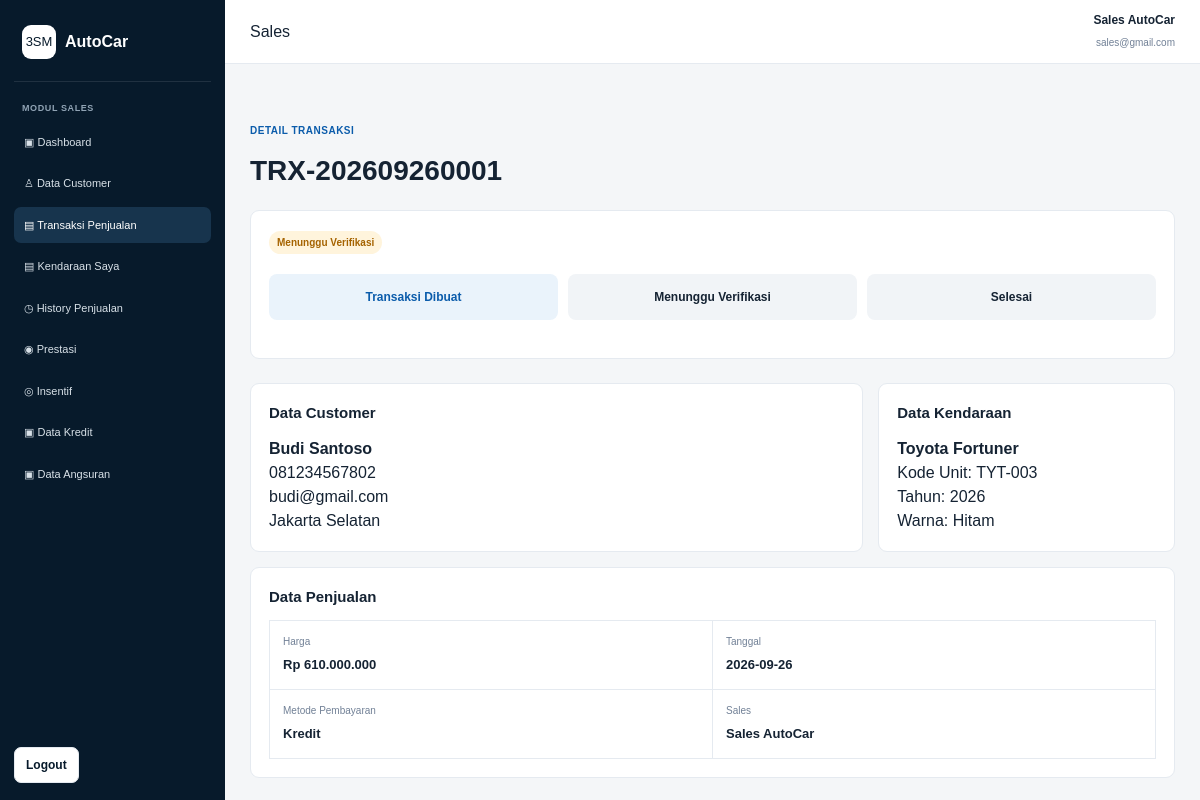
/sales/detail_transaksi.php?id=2 (signed in), run on the app's committed database.
### tables this page shows
CREATE TABLE penjualan (
    id_penjualan INT AUTO_INCREMENT PRIMARY KEY,
    no_transaksi VARCHAR(50) NOT NULL UNIQUE,
    id_customer INT NOT NULL,
    id_sales INT NOT NULL,
    id_kendaraan INT NOT NULL,
    harga DECIMAL(15,2) NOT NULL DEFAULT 0,
    tanggal DATE NOT NULL,
    metode_pembayaran ENUM('Cash','Transfer','Kredit') NOT NULL,
    status ENUM('Menunggu Verifikasi','Selesai','Ditolak') NOT NULL DEFAULT 'Menunggu Verifikasi',
    dp DECIMAL(15,2) NOT NULL DEFAULT 0,
    tenor INT NOT NULL DEFAULT 0,
    bunga_tahunan DECIMAL(5,2) NOT NULL DEFAULT 0,
    pokok_pinjaman DECIMAL(15,2) NOT NULL DEFAULT 0,
    total_bunga DECIMAL(15,2) NOT NULL DEFAULT 0,
    total_kredit DECIMAL(15,2) NOT NULL DEFAULT 0,
    angsuran_per_bulan DECIMAL(15,2) NOT NULL DEFAULT 0,
    created_at TIMESTAMP DEFAULT CURRENT_TIMESTAMP,
    CONSTRAINT fk_penjualan_customer
        FOREIGN KEY (id_customer) REFERENCES customer(id_customer)
        ON UPDATE CASCADE ON DELETE RESTRICT,
    CONSTRAINT fk_penjualan_sales
        FOREIGN KEY (id_sales) REFERENCES sales(id_sales)
        ON UPDATE CASCADE ON DELETE RESTRICT,
    CONSTRAINT fk_penjualan_kendaraan
        FOREIGN KEY (id_kendaraan) REFERENCES kendaraan(id_kendaraan)
        ON UPDATE CASCADE ON DELETE RESTRICT
);

CREATE TABLE customer (
    id_customer INT AUTO_INCREMENT PRIMARY KEY,
    nama VARCHAR(100) NOT NULL,
    email VARCHAR(100) DEFAULT NULL,
    no_hp VARCHAR(20) DEFAULT NULL,
    alamat TEXT DEFAULT NULL,
    created_at TIMESTAMP DEFAULT CURRENT_TIMESTAMP
);

CREATE TABLE merek (
    id_merek INT AUTO_INCREMENT PRIMARY KEY,
    nama_merek VARCHAR(100) NOT NULL UNIQUE
);

CREATE TABLE tipe_kendaraan (
    id_tipe INT AUTO_INCREMENT PRIMARY KEY,
    nama_tipe VARCHAR(100) NOT NULL,
    id_merek INT DEFAULT NULL,
    CONSTRAINT fk_tipe_merek
        FOREIGN KEY (id_merek) REFERENCES merek(id_merek)
        ON UPDATE CASCADE ON DELETE SET NULL
);

CREATE TABLE kendaraan (
    id_kendaraan INT AUTO_INCREMENT PRIMARY KEY,
    kode_unit VARCHAR(30) NOT NULL UNIQUE,
    id_merek INT NOT NULL,
    id_tipe INT NOT NULL,
    tahun YEAR NOT NULL,
    warna VARCHAR(50) DEFAULT NULL,
    harga DECIMAL(15,2) NOT NULL DEFAULT 0,
    foto VARCHAR(255) DEFAULT NULL,
    status ENUM('TERSEDIA','DIPROSES','TERJUAL') NOT NULL DEFAULT 'TERSEDIA',
    deskripsi TEXT DEFAULT NULL,
    created_at TIMESTAMP DEFAULT CURRENT_TIMESTAMP,
    CONSTRAINT fk_kendaraan_merek
        FOREIGN KEY (id_merek) REFERENCES merek(id_merek)
        ON UPDATE CASCADE ON DELETE RESTRICT,
    CONSTRAINT fk_kendaraan_tipe
        FOREIGN KEY (id_tipe) REFERENCES tipe_kendaraan(id_tipe)
        ON UPDATE CASCADE ON DELETE RESTRICT
);

CREATE TABLE sales (
    id_sales INT AUTO_INCREMENT PRIMARY KEY,
    id_user INT NOT NULL UNIQUE,
    nama VARCHAR(100) NOT NULL,
    email VARCHAR(100) NOT NULL,
    no_hp VARCHAR(20) DEFAULT NULL,
    tanggal_bergabung DATE DEFAULT NULL,
    status ENUM('Aktif','Tidak Aktif') NOT NULL DEFAULT 'Aktif',
    created_at TIMESTAMP DEFAULT CURRENT_TIMESTAMP,
    CONSTRAINT fk_sales_user
        FOREIGN KEY (id_user) REFERENCES users(id_user)
        ON UPDATE CASCADE ON DELETE RESTRICT
);

### config/helpers.php (called while the page is built, shortened)
<?php
function e($value)
{
    return htmlspecialchars((string)$value, ENT_QUOTES, 'UTF-8');
}
function rupiah($angka)
{
    return "Rp " . number_format((float)$angka, 0, ',', '.');
}
function status_transaksi_class($status)
{
    switch ($status) {
        case 'Menunggu Verifikasi':
            return 'badge badge-warning';
    }
}
?>

### sales/detail_transaksi.php (the view, shortened to what this page needs)
<?php
include "../config/koneksi.php";
include "header.php";
$id = (int)($_GET['id'] ?? 0);
$query = "SELECT p.*, c.nama customer,c.email,c.no_hp,c.alamat,
          s.nama sales,
          k.kode_unit,k.tahun,k.warna,
          m.nama_merek,t.nama_tipe
          FROM penjualan p
          INNER JOIN customer c ON p.id_customer=c.id_customer
          INNER JOIN sales s ON p.id_sales=s.id_sales
          INNER JOIN kendaraan k ON p.id_kendaraan=k.id_kendaraan
          INNER JOIN merek m ON k.id_merek=m.id_merek
          INNER JOIN tipe_kendaraan t ON k.id_tipe=t.id_tipe
          WHERE p.id_penjualan=$id LIMIT 1";
$data = mysqli_fetch_assoc(mysqli_query($conn,$query));
?>
<div class="page-head"><span class="eyebrow">DETAIL TRANSAKSI</span><h1><?= e($data['no_transaksi']) ?></h1></div>
<div class="card">
    <span class="<?= status_transaksi_class($data['status']) ?>"><?= e($data['status']) ?></span>
    <div class="timeline">
        <div class="timeline-step active">Transaksi Dibuat</div>
        <div class="timeline-step <?= $data['status'] !== 'Menunggu Verifikasi' ? 'active' : '' ?>">Menunggu Verifikasi</div>
        <div class="timeline-step <?= $data['status'] === 'Selesai' ? 'active' : '' ?>">Selesai</div>
    </div>
</div>
<br>
<div class="dashboard-columns">
    <div class="card"><div class="card-title"><h2>Data Customer</h2></div><p><strong><?= e($data['customer']) ?></strong></p><p><?= e($data['no_hp']) ?></p><p><?= e($data['email']) ?></p><p><?= e($data['alamat']) ?></p></div>
    <div class="card"><div class="card-title"><h2>Data Kendaraan</h2></div><p><strong><?= e($data['nama_merek'].' '.$data['nama_tipe']) ?></strong></p><p>Kode Unit: <?= e($data['kode_unit']) ?></p><p>Tahun: <?= e($data['tahun']) ?></p><p>Warna: <?= e($data['warna']) ?></p></div>
</div>
<div class="card"><div class="card-title"><h2>Data Penjualan</h2></div><div class="info-list">
<div class="info-item"><small>Harga</small><strong><?= rupiah($data['harga']) ?></strong></div>
<div class="info-item"><small>Tanggal</small><strong><?= e($data['tanggal']) ?></strong></div>
<div class="info-item"><small>Metode Pembayaran</small><strong><?= e($data['metode_pembayaran']) ?></strong></div>
<div class="info-item"><small>Sales</small><strong><?= e($data['sales']) ?></strong></div>
</div></div>
<?php include "footer.php"; ?>

### assets/css/style.css (style rules this page uses)
* { margin: 0; padding: 0; box-sizing: border-box; }
:root { --navy: #071a2b; --navy-2: #0d2a42; --blue: #0b5cab; --blue-light: #eaf3fb; --text: #152333; --muted: #718096; --border: #e5eaf0; --bg: #f4f6f8; --white: #ffffff; --green: #0d9f6e; --yellow: #d98a00; --red: #c93636; }
body { font-family: Arial, Helvetica, sans-serif; background: var(--bg); color: var(--text); line-height: 1.5; }
.eyebrow { display: inline-block; color: var(--blue); font-size: 10px; font-weight: 800; letter-spacing: .5px; margin-bottom: 12px; }
.stat-card, .card { background: white; border: 1px solid var(--border); border-radius: 9px; padding: 18px; }
.badge { display: inline-flex; align-items: center; padding: 4px 8px; border-radius: 999px; background: #edf1f5; color: #52606d; font-size: 10px; font-weight: 800; }
.badge-warning { background: #fff4dc; color: #a56300; }
.page-head { padding: 28px 0 18px; }
.page-head h1 { font-size: 28px; }
.info-list { display: grid; grid-template-columns: repeat(2, 1fr); border-top: 1px solid var(--border); border-left: 1px solid var(--border); }
.info-item { padding: 13px; border-right: 1px solid var(--border); border-bottom: 1px solid var(--border); }
.info-item small { display: block; color: var(--muted); font-size: 10px; margin-bottom: 3px; }
.info-item strong { font-size: 13px; }
.timeline { display: grid; grid-template-columns: repeat(3, 1fr); gap: 10px; margin: 20px 0; }
.timeline-step { padding: 14px; border-radius: 8px; background: #f1f4f7; text-align: center; font-size: 12px; font-weight: 800; }
.timeline-step.active { background: var(--blue-light); color: var(--blue); }
.dashboard-columns { display: grid; grid-template-columns: 1.55fr .75fr; gap: 15px; margin-bottom: 15px; }
.card-title { display: flex; align-items: center; justify-content: space-between; gap: 15px; margin-bottom: 12px; }
.card-title h2 { font-size: 15px; }

### data on the page
penjualan: no_transaksi "TRX-202609260001", status "Menunggu Verifikasi", id_customer.nama "Budi Santoso", id_customer.no_hp "081234567802", id_customer.email "budi@gmail.com", id_customer.alamat "Jakarta Selatan", merek.nama_merek "Toyota Fortuner", id_kendaraan.kode_unit "TYT-003", id_kendaraan.tahun "2026", id_kendaraan.warna "Hitam", harga "Rp 610.000.000", tanggal "2026-09-26", metode_pembayaran "Kredit", id_sales.nama "Sales AutoCar"

### other printed values
$_SESSION['nama'] "Sales AutoCar"
$_SESSION['email'] "sales@gmail.com"
